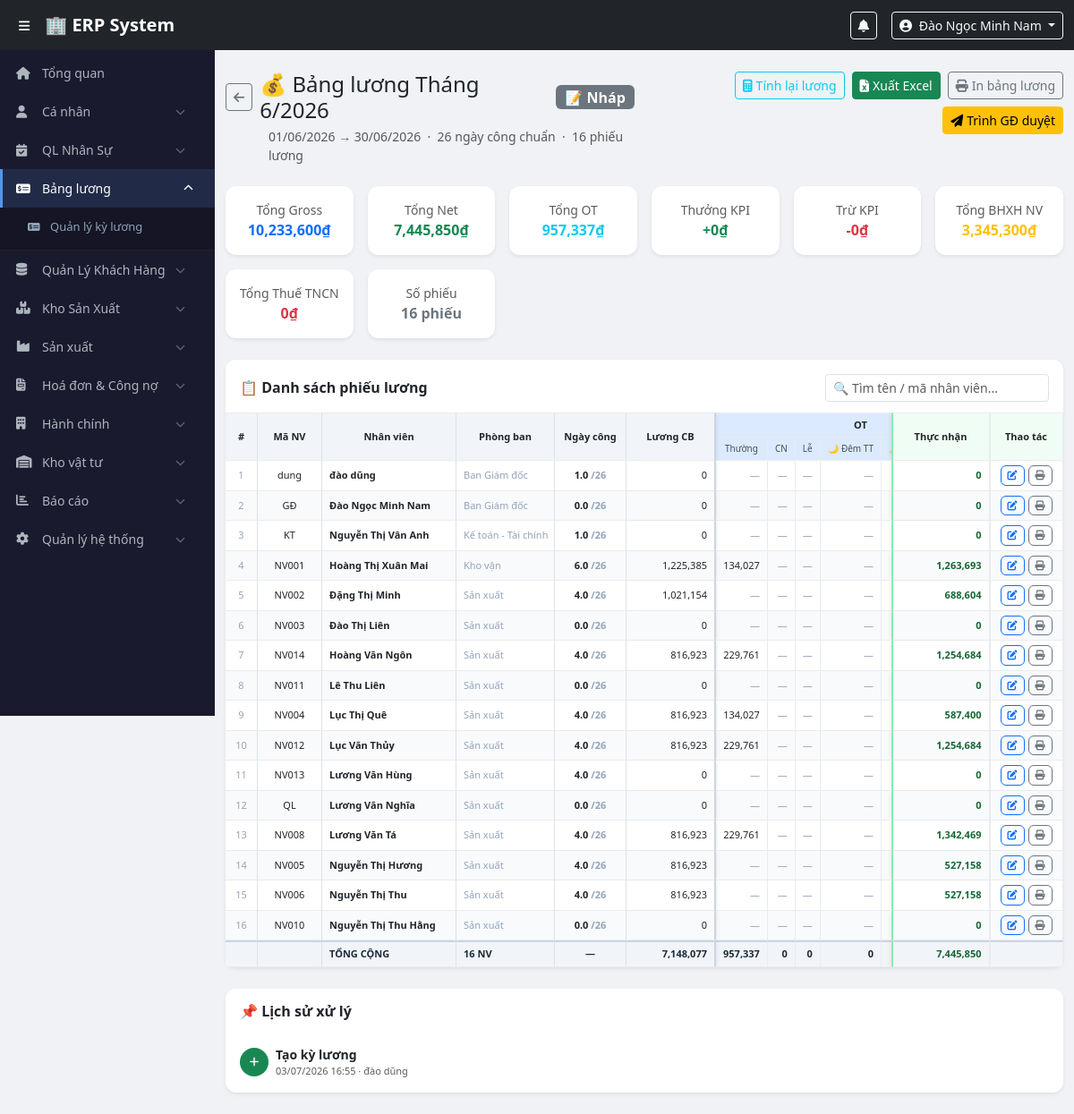
The app's page /modules/payroll/slip_list.php?period_id=11 (signed in) with its own data.
### tables this page shows
CREATE TABLE `users` (
  `id` int(11) NOT NULL,
  `employee_code` varchar(20) NOT NULL,
  `full_name` varchar(100) NOT NULL,
  `username` varchar(50) NOT NULL,
  `password_hash` varchar(255) NOT NULL,
  `email` varchar(100) DEFAULT NULL,
  `phone` varchar(20) DEFAULT NULL,
  `role_id` int(11) NOT NULL,
  `department_id` int(11) DEFAULT NULL,
  `is_active` tinyint(1) DEFAULT 1,
  `created_at` timestamp NOT NULL DEFAULT current_timestamp()
);

CREATE TABLE `payroll_periods` (
  `id` int(11) NOT NULL,
  `period_year` smallint(6) NOT NULL,
  `period_month` tinyint(4) NOT NULL,
  `period_from` date NOT NULL,
  `period_to` date NOT NULL,
  `working_days` tinyint(4) NOT NULL,
  `status` enum('draft','submitted','approved','locked') DEFAULT 'draft',
  `note` text DEFAULT NULL,
  `created_by` int(11) DEFAULT NULL,
  `submitted_at` datetime DEFAULT NULL,
  `submitted_by` int(11) DEFAULT NULL,
  `approved_at` datetime DEFAULT NULL,
  `approved_by` int(11) DEFAULT NULL,
  `locked_at` datetime DEFAULT NULL,
  `locked_by` int(11) DEFAULT NULL,
  `created_at` timestamp NOT NULL DEFAULT current_timestamp(),
  `updated_at` timestamp NOT NULL DEFAULT current_timestamp() ON UPDATE current_timestamp()
);

CREATE TABLE `payroll_slips` (
  `id` int(11) NOT NULL,
  `period_id` int(11) NOT NULL,
  `user_id` int(11) NOT NULL,
  `basic_salary` decimal(15,0) DEFAULT 0,
  `working_days_standard` tinyint(4) DEFAULT 0,
  `salary_per_day` decimal(10,0) DEFAULT 0,
  `salary_per_hour` decimal(10,0) DEFAULT 0,
  `actual_workdays` decimal(5,2) DEFAULT 0.00,
  `paid_leave_days` decimal(5,2) DEFAULT 0.00,
  `other_paid_leave_days` decimal(5,2) DEFAULT 0.00,
  `unpaid_leave_days` decimal(5,2) DEFAULT 0.00,
  `late_early_hours` decimal(5,2) DEFAULT 0.00,
  `late_early_deduction` decimal(15,0) DEFAULT 0,
  `total_paid_days` decimal(5,2) DEFAULT 0.00,
  `basic_salary_received` decimal(15,0) DEFAULT 0,
  `meal_allowance` decimal(15,0) DEFAULT 0,
  `meal_received` decimal(15,0) DEFAULT 0,
  `clothes_allowance` decimal(15,0) DEFAULT 0,
  `clothes_received` decimal(15,0) DEFAULT 0,
  `phone_allowance` decimal(15,0) DEFAULT 0,
  `phone_received` decimal(15,0) DEFAULT 0,
  `transport_allowance` decimal(15,0) DEFAULT 0,
  `housing_allowance` int(11) NOT NULL DEFAULT 0,
  `transport_received` decimal(15,0) DEFAULT 0,
  `housing_received` int(11) NOT NULL DEFAULT 0,
  `performance_bonus` decimal(15,0) DEFAULT 0,
  `basic_salary_per_hour` decimal(10,0) DEFAULT 0,
  `ot_weekday_hours` decimal(5,2) DEFAULT 0.00,
  `ot_weekend_hours` decimal(5,2) DEFAULT 0.00,
  `ot_holiday_hours` decimal(5,2) DEFAULT 0.00,
  `ot_night_hours` decimal(5,2) DEFAULT 0.00,
  `ot_weekday_amount` decimal(15,0) DEFAULT 0,
  `ot_weekend_amount` decimal(15,0) DEFAULT 0,
  `ot_holiday_amount` decimal(15,0) DEFAULT 0,
  `ot_night_amount` int(11) DEFAULT 0,
  `total_ot_amount` decimal(15,0) DEFAULT 0,
  `ot_meal_days` int(11) NOT NULL DEFAULT 0,
  `ot_meal_bonus` decimal(15,2) NOT NULL DEFAULT 0.00,
  `kpi_bonus` decimal(15,0) NOT NULL DEFAULT 0 COMMENT 'Thưởng KPI vượt mục tiêu',
  `kpi_over_days` tinyint(4) NOT NULL DEFAULT 0 COMMENT 'Số ngày vượt KPI',
  `kpi_under_days` tinyint(4) NOT NULL DEFAULT 0 COMMENT 'Số ngày KPI bị trừ lương',
  `annual_leave_total` tinyint(4) DEFAULT 0,
  `annual_leave_used` decimal(5,2) DEFAULT 0.00,
  `annual_leave_remaining` decimal(5,2) DEFAULT 0.00,
  `annual_leave_payout` decimal(15,0) DEFAULT 0,
  `other_income` decimal(15,0) DEFAULT 0,
  `adjustment` decimal(15,0) DEFAULT 0,
  `other_bonus` decimal(15,0) DEFAULT 0,
  `attendance_bonus` decimal(15,0) DEFAULT 0,
  `attendance_bonus_eligible` tinyint(4) DEFAULT 0,
  `has_social_insurance` tinyint(4) DEFAULT 0,
  `si_employee` decimal(15,0) DEFAULT 0,
  `si_company` decimal(15,0) DEFAULT 0,
  `dependants` tinyint(4) DEFAULT 0,
  `personal_deduction` decimal(15,0) DEFAULT 15500000,
  `dependant_deduction` decimal(15,0) DEFAULT 0,
  `ot_exclude_pit` decimal(15,0) DEFAULT 0,
  `taxable_income` decimal(15,0) DEFAULT 0,
  `pit_amount` decimal(15,0) DEFAULT 0,
  `late_deduction` decimal(15,0) DEFAULT 0,
  `kpi_deduction` decimal(15,0) DEFAULT 0,
  `gross_salary` decimal(15,0) DEFAULT 0,
  `advance_payment` decimal(15,0) DEFAULT 0,
  `net_salary` decimal(15,0) DEFAULT 0,
  `pit_adjustment` decimal(15,0) DEFAULT 0,
  `bank_transfer` decimal(15,0) DEFAULT 0,
  `remark` text DEFAULT NULL,
  `is_late_warning` tinyint(4) DEFAULT 0,
  `late_warning_note` text DEFAULT NULL,
  `manually_adjusted` tinyint(4) DEFAULT 0,
  `created_at` timestamp NOT NULL DEFAULT current_timestamp(),
  `updated_at` timestamp NOT NULL DEFAULT current_timestamp() ON UPDATE current_timestamp(),
  `night_shift_bonus` int(11) NOT NULL DEFAULT 0 COMMENT 'Phụ trội làm đêm',
  `is_night_shift` tinyint(1) NOT NULL DEFAULT 0 COMMENT '1 = ca đêm'
);

CREATE TABLE `departments` (
  `id` int(11) NOT NULL,
  `name` varchar(100) NOT NULL,
  `created_at` timestamp NOT NULL DEFAULT current_timestamp()
);

### modules/payroll/slip_list.php (the view, shortened to what the rows shown need)
<?php
require_once $_SERVER['DOCUMENT_ROOT'] . '/erp/config/auth.php';
$pdo  = getDBConnection();
$periodId = (int)($_GET['period_id'] ?? 0);
$stmt = $pdo->prepare("
    SELECT pp.*,
           u1.full_name AS created_name,
           u2.full_name AS submitted_name,
           u3.full_name AS approved_name,
           u4.full_name AS locked_name
    FROM payroll_periods pp
    LEFT JOIN users u1 ON pp.created_by   = u1.id
    LEFT JOIN users u2 ON pp.submitted_by = u2.id
    LEFT JOIN users u3 ON pp.approved_by  = u3.id
    LEFT JOIN users u4 ON pp.locked_by    = u4.id
    WHERE pp.id = ?
");
$stmt->execute([$periodId]);
$period = $stmt->fetch();
$stmtSlips = $pdo->prepare("
    SELECT ps.*,
           u.full_name, u.email, u.employee_code,
           d.name AS department_name
    FROM payroll_slips ps
    JOIN users u ON ps.user_id = u.id
    LEFT JOIN employee_profiles ep ON ep.user_id = u.id
    LEFT JOIN departments d ON u.department_id = d.id
    WHERE ps.period_id = ?
    ORDER BY d.name, u.full_name
");
$stmtSlips->execute([$periodId]);
$slips = $stmtSlips->fetchAll();
$statusMap = [
    'draft'     => ['secondary', '📝 Nháp'],
    'submitted' => ['warning',   '📤 Chờ duyệt'],
    'approved'  => ['success',   '✅ Đã duyệt'],
    'locked'    => ['dark',      '🔒 Đã lock'],
];
[$sCls, $sLbl] = $statusMap[$period['status']] ?? ['secondary', '?'];
$isLocked = $period['status'] === 'locked';
include $_SERVER['DOCUMENT_ROOT'] . '/erp/includes/header.php';
?>
<div class="main-content">
<div class="container-fluid py-4">
    <div class="d-flex justify-content-between align-items-start mb-4">
        <div>
            <div class="d-flex align-items-center gap-2 mb-1">
                <a href="/erp/modules/payroll/index.php" class="btn btn-outline-secondary btn-sm">
                    <i class="fas fa-arrow-left"></i>
                </a>
                <h4 class="mb-0">
                    💰 Bảng lương Tháng <?= $period['period_month'] ?>/<?= $period['period_year'] ?>
                </h4>
                <span class="badge bg-<?= $sCls ?> fs-6"><?= $sLbl ?></span>
            </div>
            <div class="ms-5 text-muted small">
                <?= date('d/m/Y', strtotime($period['period_from'])) ?>
                → <?= date('d/m/Y', strtotime($period['period_to'])) ?>
                &nbsp;·&nbsp; <?= $period['working_days'] ?> ngày công chuẩn
                &nbsp;·&nbsp; <?= count($slips) ?> phiếu lương
            </div>
        </div>
    </div>
    <div class="card border-0 shadow-sm">
        <div class="card-body p-0">
        <?php if (empty($slips)): ?>
            <div class="text-center text-muted py-5">
                <i class="fas fa-users fa-3x mb-3 d-block opacity-25"></i>
                <p class="mb-2">Chưa có phiếu lương nào.</p>
                <?php if (!$isLocked): ?>
                <button class="btn btn-primary btn-sm" onclick="recalcAll(<?= $periodId ?>, this)">
                    <i class="fas fa-calculator me-1"></i>Tính lương ngay
                </button>
                <?php endif; ?>
            </div>
        <?php else: ?>
        <div class="slip-scroll-wrap" id="printArea">
        <table class="slip-table" id="slipTable">
            <thead>
                <tr class="group-row">
                    <th class="sticky-col col-stt"   rowspan="2">#</th>
                    <th class="sticky-col col-code"  rowspan="2">Mã NV</th>
                    <th class="sticky-col col-name"  rowspan="2">Nhân viên</th>
                    <th class="sticky-col col-dept"  rowspan="2">Phòng ban</th>
                    <th class="sticky-col col-days"  rowspan="2">Ngày công</th>
                    <th class="sticky-col col-basic" rowspan="2">Lương CB</th>
                    <th colspan="6" class="grp-ot">OT</th>
                    <th colspan="5" class="grp-allowance">Trợ cấp</th>
                    <th class="sticky-col-right col-net" rowspan="2">Thực nhận</th>
                    <th class="sticky-col-right col-act no-print" rowspan="2">Thao tác</th>
                </tr>
                <tr class="detail-row">
                    <th class="grp-ot">Thường</th>
                    <th class="grp-ot">CN</th>
                    <th class="grp-ot">Lễ</th>
                    <th class="grp-ot">🌙 Đêm TT</th>
                    <th class="grp-ot">🌙 Đêm CN</th>
                    <th class="grp-ot">🌙 Đêm Lễ</th>
                    <th class="grp-allowance">Ăn ca</th>
                    <th class="grp-allowance">Trang phục</th>
                </tr>
            </thead>
            <tbody>
            <?php foreach ($slips as $i => $s):
                $rowClass     = $s['is_late_warning'] ? 'row-warning' : ($i % 2 === 0 ? '' : 'row-alt');
            ?>
            <tr class="<?= $rowClass ?>">
                <td class="sticky-col col-stt text-center c-muted"><?= $i + 1 ?></td>
                <td class="sticky-col col-code text-center"><?= htmlspecialchars($s['employee_code'] ?? '—') ?></td>
                <td class="sticky-col col-name">
                    <a href="/erp/modules/payroll/slip_edit.php?id=<?= $s['id'] ?>"
                       class="fw-semibold text-decoration-none text-dark link-hover">
                        <?= htmlspecialchars($s['full_name']) ?>
                    </a>
                </td>
                <td class="sticky-col col-dept c-muted"><?= htmlspecialchars($s['department_name'] ?? '—') ?></td>
                <td class="sticky-col col-days text-center fw-semibold">
                    <?= number_format($s['actual_workdays'], 1) ?>
                    <span class="c-muted">/<?= $s['working_days_standard'] ?></span>
                </td>
                <td class="sticky-col col-basic text-end"><?= number_format($s['basic_salary_received']) ?></td>
                <td class="text-end"><?= $s['ot_weekday_amount'] > 0 ? number_format($s['ot_weekday_amount']) : '<span class="c-muted">—</span>' ?></td>
                <td class="text-end"><?= $s['ot_weekend_amount'] > 0 ? number_format($s['ot_weekend_amount']) : '<span class="c-muted">—</span>' ?></td>
                <td class="text-end"><?= $s['ot_holiday_amount'] > 0 ? number_format($s['ot_holiday_amount']) : '<span class="c-muted">—</span>' ?></td>
                <?php
                $nightWD = (float)($s['ot_night_weekday_amount'] ?? 0);
                $nightWE = (float)($s['ot_night_weekend_amount'] ?? 0);
                $nightHL = (float)($s['ot_night_holiday_amount'] ?? 0);
                ?>
                <td class="text-end"><?= $nightWD > 0 ? number_format($nightWD) : '<span class="c-muted">—</span>' ?></td>
                <td class="text-end"><?= $nightWE > 0 ? number_format($nightWE) : '<span class="c-muted">—</span>' ?></td>
                <td class="text-end"><?= $nightHL > 0 ? number_format($nightHL) : '<span class="c-muted">—</span>' ?></td>
                <?php foreach (['meal_received','clothes_received','phone_received','transport_received','housing_received'] as $f):
                    $val = (float)($s[$f] ?? 0); ?>
                <td class="text-end"><?= $val > 0 ? number_format($val) : '<span class="c-muted">—</span>' ?></td>
                <?php endforeach; ?>
                <td class="sticky-col-right col-net text-end fw-bold"><?= number_format($s['net_salary']) ?></td>
                <td class="sticky-col-right col-act text-center no-print">
                    <div class="d-flex gap-1 justify-content-center">
                        <a href="/erp/modules/payroll/slip_edit.php?id=<?= $s['id'] ?>"
                           class="btn btn-xs btn-outline-primary" title="Sửa">
                            <i class="fas fa-edit"></i>
                        </a>
                        <a href="/erp/modules/payroll/slip_print.php?id=<?= $s['id'] ?>"
                           target="_blank" class="btn btn-xs btn-outline-secondary" title="In">
                            <i class="fas fa-print"></i>
                        </a>
                    </div>
                </td>
            </tr>
            <?php endforeach; ?>
            </tbody>
        </table>
        </div>
        <?php endif; ?>
        </div>
    </div>
    <div class="card border-0 shadow-sm mt-4">
        <div class="card-body">
            <div class="d-flex gap-4 flex-wrap">
                <div class="d-flex align-items-center gap-2">
                    <div>
                        <div class="fw-semibold small">Tạo kỳ lương</div>
                        <div class="text-muted" style="font-size:11px">
                            <?= date('d/m/Y H:i', strtotime($period['created_at'])) ?>
                            · <?= htmlspecialchars($period['created_name'] ?? '') ?>
                        </div>
                    </div>
                </div>
            </div>
        </div>
    </div>
</div>
</div>
<?php include $_SERVER['DOCUMENT_ROOT'] . '/erp/includes/footer.php'; ?>

### includes/header.php (shortened to what the rows shown need)
<?php
$user = currentUser();
?>
<!DOCTYPE html>
<html lang="vi">
<head>
    <link href="https://cdn.jsdelivr.net/npm/bootstrap@5.3.0/dist/css/bootstrap.min.css" rel="stylesheet">
    <link href="https://cdnjs.cloudflare.com/ajax/libs/font-awesome/6.4.0/css/all.min.css" rel="stylesheet">
    <link href="/erp/assets/css/style.css" rel="stylesheet">
</head>
<body>
<nav class="navbar navbar-expand-lg navbar-dark bg-dark fixed-top" style="z-index:1030;">
    <div class="container-fluid">
        <div class="ms-auto d-flex align-items-center gap-3">
            <div class="dropdown">
                <button class="btn btn-sm btn-outline-light dropdown-toggle" data-bs-toggle="dropdown">
                    <i class="fas fa-user-circle me-1"></i>
                    <?= htmlspecialchars($user['full_name']) ?>
                </button>
            </div>
        </div>
    </div>
</nav>

### records on screen
users: full_name "Đào Ngọc Minh Nam"
payroll_periods: period_month "6", period_year "2026", period_from "01/06/2026", period_to "30/06/2026", working_days "26", created_at "03/07/2026 16:55", created_by.full_name "đào dũng"
payroll_slips: user.employee_code "dung", user.full_name "đào dũng", departments.name "Ban Giám đốc", actual_workdays "1.0", working_days_standard "26", basic_salary_received "0", net_salary "0"
payroll_slips: user.employee_code "GĐ", user.full_name "Đào Ngọc Minh Nam", departments.name "Ban Giám đốc", actual_workdays "0.0", working_days_standard "26", basic_salary_received "0", net_salary "0"
payroll_slips: user.employee_code "KT", user.full_name "Nguyễn Thị Vân Anh", departments.name "Kế toán - Tài chính", actual_workdays "1.0", working_days_standard "26", basic_salary_received "0", net_salary "0"
payroll_slips: user.employee_code "NV001", user.full_name "Hoàng Thị Xuân Mai", departments.name "Kho vận", actual_workdays "6.0", working_days_standard "26", basic_salary_received "1,225,385", ot_weekday_amount "134,027", net_salary "1,263,693"
payroll_slips: user.employee_code "NV002", user.full_name "Đặng Thị Minh", departments.name "Sản xuất", actual_workdays "4.0", working_days_standard "26", basic_salary_received "1,021,154", net_salary "688,604"
payroll_slips: user.employee_code "NV003", user.full_name "Đào Thị Liên", departments.name "Sản xuất", actual_workdays "0.0", working_days_standard "26", basic_salary_received "0", net_salary "0"
payroll_slips: user.employee_code "NV014", user.full_name "Hoàng Văn Ngôn", departments.name "Sản xuất", actual_workdays "4.0", working_days_standard "26", basic_salary_received "816,923", ot_weekday_amount "229,761", net_salary "1,254,684"
payroll_slips: user.employee_code "NV011", user.full_name "Lê Thu Liên", departments.name "Sản xuất", actual_workdays "0.0", working_days_standard "26", basic_salary_received "0", net_salary "0"
payroll_slips: user.employee_code "NV004", user.full_name "Lục Thị Quê", departments.name "Sản xuất", actual_workdays "4.0", working_days_standard "26", basic_salary_received "816,923", ot_weekday_amount "134,027", net_salary "587,400"
payroll_slips: user.employee_code "NV012", user.full_name "Lục Văn Thủy", departments.name "Sản xuất", actual_workdays "4.0", working_days_standard "26", basic_salary_received "816,923", ot_weekday_amount "229,761", net_salary "1,254,684"
payroll_slips: user.employee_code "NV013", user.full_name "Lương Văn Hùng", departments.name "Sản xuất", actual_workdays "4.0", working_days_standard "26", basic_salary_received "0", net_salary "0"
payroll_slips: user.employee_code "QL", user.full_name "Lương Văn Nghĩa", departments.name "Sản xuất", actual_workdays "0.0", working_days_standard "26", basic_salary_received "0", net_salary "0"
payroll_slips: user.employee_code "NV008", user.full_name "Lương Văn Tá", departments.name "Sản xuất", actual_workdays "4.0", working_days_standard "26", basic_salary_received "816,923", ot_weekday_amount "229,761", net_salary "1,342,469"
payroll_slips: user.employee_code "NV005", user.full_name "Nguyễn Thị Hương", departments.name "Sản xuất", actual_workdays "4.0", working_days_standard "26", basic_salary_received "816,923", net_salary "527,158"
payroll_slips: user.employee_code "NV006", user.full_name "Nguyễn Thị Thu", departments.name "Sản xuất", actual_workdays "4.0", working_days_standard "26", basic_salary_received "816,923", net_salary "527,158"
payroll_slips: user.employee_code "NV010", user.full_name "Nguyễn Thị Thu Hằng", departments.name "Sản xuất", actual_workdays "0.0", working_days_standard "26", basic_salary_received "0", net_salary "0"

### other values on screen
$sLbl "📝 Nháp"
count($slips) "16"
$totalGross "10,233,600"
$totalNet "7,445,850"
$totalOT "957,337"
$totalKpiBonus "0"
$totalKpiDeduct "0"
$totalSI "3,345,300"
$totalPIT "0"
array_sum(array_column($slips,'basic_salary_received')) "7,148,077"
array_sum(array_column($slips,'ot_weekday_amount')) "957,337"
array_sum(array_column($slips,'ot_weekend_amount')) "0"
array_sum(array_column($slips,'ot_holiday_amount')) "0"
$totalNightWD "0"
